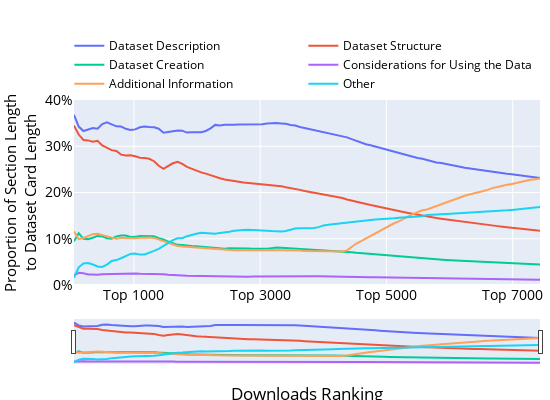

This figure's notebook cell:
### Code cell
import pandas as pd
import numpy as np
import plotly.graph_objs as go
from datetime import timedelta

datasetcard_section['creation_time'] = datasetcard['dataset_creation_time']
datasetcard_section['downloads'] = datasetcard['downloads']

section_list = [
    'Dataset Description',
    'Dataset Structure',
    'Dataset Creation',
    'Considerations for Using the Data',
    'Additional Information',
    'Other'
]

def downloads_filled_out_percentage(df, section_list, start_downloads, end_downloads):
    downloads_range = np.linspace(50, len(df), 100)
    # print(downloads_range)

    
    filled_out_percentage = {section: [] for section in section_list}
    
    for downloads in downloads_range:
        # filtered_df = df[df['index'] <= downloads]
        for section in section_list:
            filled_out_percentage[section].append(df[section.lower()].head(int(downloads))['section_length_proportion'].mean())
    
    return filled_out_percentage, downloads_range

filled_out_percentage, downloads_range = downloads_filled_out_percentage(datasetcard_section, section_list, 100, 10000)

fig = go.Figure()

for section in section_list:
    fig.add_trace(go.Scatter(x=downloads_range, y=filled_out_percentage[section], mode='lines', name=section))

fig.update_layout(
    title="Section Percentage Over Downloads",
    xaxis_title="Downloads Ranking",
    yaxis_title="Proportion of Section Length<br>to Dataset Card Length",
    legend_title="Sections",
    xaxis=dict(rangeslider=dict(visible=True)),
)

# update x ticks
fig.update_xaxes(
    ticktext=["Top 1000", "Top 3000", "Top 5000","Top 7000"],
    tickvals=[1000, 3000, 5000, 7000],
)
# change text to black and bold
fig.update_layout(
    font=dict(
        color="black",
        size=14
    )
)
# change figure size
fig.update_layout(
    autosize=False,
    width=550,
    height=400,
    margin=dict(l=0, r=10, b=0, t=100, pad=0)
)
# no title
fig.update_layout(title_text=None)
# update y-axis label size
fig.update_layout(
    yaxis=dict(
        titlefont_size=15,
    )
)

# change legend position and text size and remove the legend title
fig.update_layout(
    legend=dict(
        yanchor="bottom",
        y=1.01,
        x=-0.01,
        font=dict(
            size=12
        ),
        title=None
    )
)
# change the legend to be horizontal
fig.update_layout(
    legend=dict(
        orientation="h",
    )
)
# set y-axis to range from 0 to 0.4
fig.update_yaxes(range=[0, 0.4])

# update the y-axis ticks to be percentage format, leave 2 decimal places
fig.update_yaxes(tickformat=".0%")


fig.show()
# import plotly.io as pio

# # Save the figure with a high resolution (dpi=300)
# pio.write_image(fig, 'Figure3_change_over_downloads.jpeg', width=550, height=400, scale=10)
